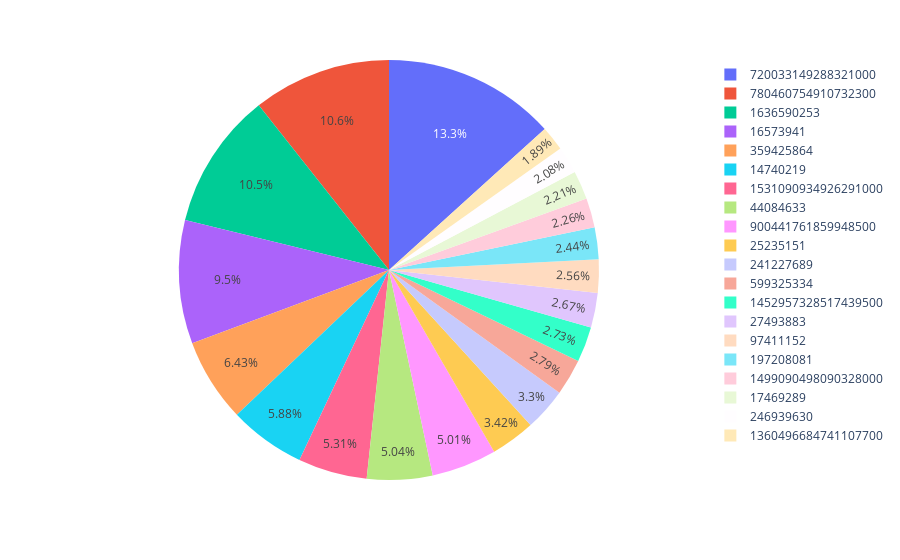

Notebook code cell kept with this figure:
### Code cell
fig = px.pie(df, values="like_number", names="user")
fig.show()

### Figure 1 — Plotly figure (JSON) as saved in the notebook; plotly's stock layout.template omitted (floating-point values rounded to 4 significant figures)
{"data": [{"domain": {"x": [0, 1], "y": [0, 1]}, "hovertemplate": "user=%{label}<br>like_number=%{value}<extra></extra>", "labels": [1360496684741107700, 14740219, 16573941, 900441761859948500, 16573941, 27493883, 197208081, 1531090934926291000, 17469289, 720033149288321000, 780460754910732300, 1452957328517439500, 241227689, 1499090498090328000, 246939630, 44084633, 780460754910732300, 599325334, 97411152, 25235151, 359425864, 1636590253], "legendgroup": "", "name": "", "showlegend": true, "type": "pie", "values": [10532, 32774, 42924, 27881, 10004, 14895, 13597, 29592, 12302, 74042, 48530, 15185, 18359, 12604, 11571, 28074, 10765, 15548, 14273, 19064, 35805, 58631]}], "layout": {"legend": {"tracegroupgap": 0}, "margin": {"t": 60}}}
